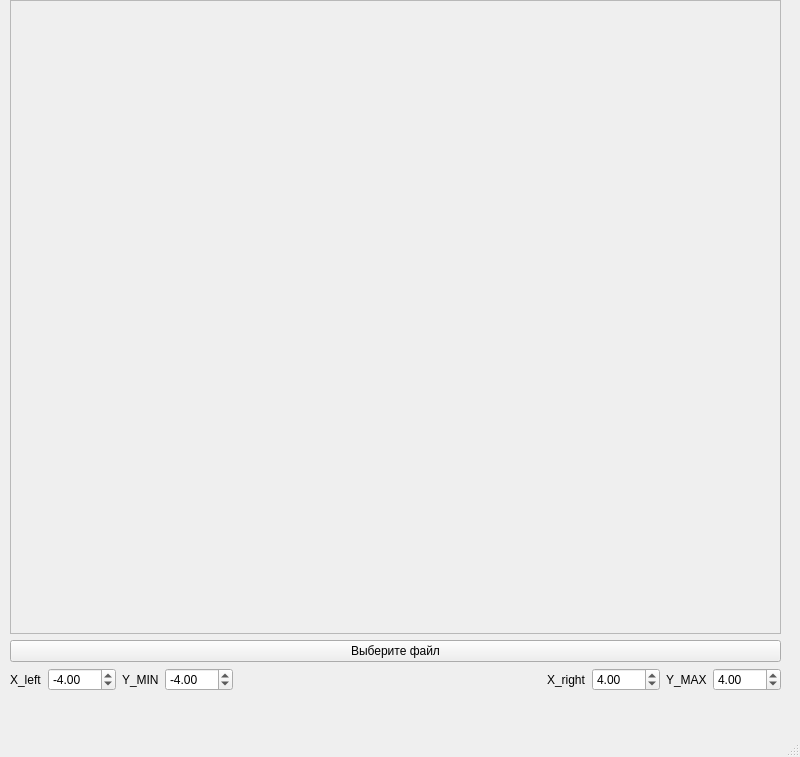
<?xml version="1.0" encoding="UTF-8"?>
<ui version="4.0">
 <class>MainWindow</class>
 <widget class="QMainWindow" name="MainWindow">
  <property name="geometry">
   <rect>
    <x>0</x>
    <y>0</y>
    <width>800</width>
    <height>757</height>
   </rect>
  </property>
  <property name="windowTitle">
   <string>MainWindow</string>
  </property>
  <widget class="QWidget" name="centralwidget">
   <widget class="QWidget" name="centralwidget_2">
    <property name="geometry">
     <rect>
      <x>10</x>
      <y>0</y>
      <width>771</width>
      <height>691</height>
     </rect>
    </property>
    <layout class="QVBoxLayout" name="verticalLayout">
     <item>
      <layout class="QHBoxLayout" name="horizontalLayout_3">
       <item>
        <widget class="QScrollArea" name="scrollArea">
         <property name="widgetResizable">
          <bool>true</bool>
         </property>
         <widget class="QWidget" name="scrollAreaWidgetContents">
          <property name="geometry">
           <rect>
            <x>0</x>
            <y>0</y>
            <width>765</width>
            <height>610</height>
           </rect>
          </property>
          <layout class="QVBoxLayout" name="verticalLayout_2">
           <item>
            <widget class="QLabel" name="label">
             <property name="text">
              <string/>
             </property>
             <property name="alignment">
              <set>Qt::AlignCenter</set>
             </property>
            </widget>
           </item>
          </layout>
         </widget>
        </widget>
       </item>
      </layout>
     </item>
     <item>
      <widget class="QPushButton" name="selectDirectoryB">
       <property name="text">
        <string>Выберите файл</string>
       </property>
      </widget>
     </item>
     <item>
      <layout class="QHBoxLayout" name="horizontalLayout">
       <item>
        <layout class="QHBoxLayout" name="horizontalLayout_5">
         <item>
          <widget class="QLabel" name="label_4">
           <property name="text">
            <string>X_left</string>
           </property>
          </widget>
         </item>
         <item>
          <widget class="QDoubleSpinBox" name="dsb_Xmin">
           <property name="minimum">
            <double>-100.000000000000000</double>
           </property>
           <property name="value">
            <double>-4.000000000000000</double>
           </property>
          </widget>
         </item>
        </layout>
       </item>
       <item>
        <layout class="QVBoxLayout" name="verticalLayout_5">
         <item>
          <layout class="QHBoxLayout" name="horizontalLayout_6">
           <item>
            <widget class="QLabel" name="label_5">
             <property name="text">
              <string>Y_MIN</string>
             </property>
            </widget>
           </item>
           <item>
            <widget class="QDoubleSpinBox" name="dsb_Ymin">
             <property name="minimum">
              <double>-100.000000000000000</double>
             </property>
             <property name="value">
              <double>-4.000000000000000</double>
             </property>
            </widget>
           </item>
          </layout>
         </item>
        </layout>
       </item>
       <item>
        <spacer name="horizontalSpacer">
         <property name="orientation">
          <enum>Qt::Horizontal</enum>
         </property>
         <property name="sizeHint" stdset="0">
          <size>
           <width>40</width>
           <height>20</height>
          </size>
         </property>
        </spacer>
       </item>
       <item>
        <widget class="QLabel" name="label_2">
         <property name="text">
          <string>X_right</string>
         </property>
        </widget>
       </item>
       <item>
        <widget class="QDoubleSpinBox" name="dsb_Xmax">
         <property name="minimum">
          <double>-100.000000000000000</double>
         </property>
         <property name="value">
          <double>4.000000000000000</double>
         </property>
        </widget>
       </item>
       <item>
        <widget class="QLabel" name="label_3">
         <property name="text">
          <string>Y_MAX</string>
         </property>
        </widget>
       </item>
       <item>
        <widget class="QDoubleSpinBox" name="dsb_Ymax">
         <property name="minimum">
          <double>-100.000000000000000</double>
         </property>
         <property name="value">
          <double>4.000000000000000</double>
         </property>
        </widget>
       </item>
      </layout>
     </item>
    </layout>
   </widget>
  </widget>
  <widget class="QMenuBar" name="menubar">
   <property name="geometry">
    <rect>
     <x>0</x>
     <y>0</y>
     <width>800</width>
     <height>36</height>
    </rect>
   </property>
  </widget>
  <widget class="QStatusBar" name="statusbar"/>
 </widget>
 <resources/>
 <connections/>
</ui>
